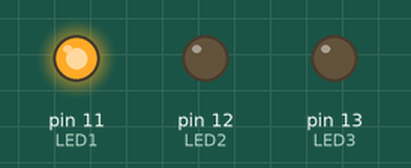
This sketch was run on a simulated Arduino Uno, built with avr-gcc and run on an emulated ATmega328P. On the bench: output pins drawn as LEDs (lit = HIGH).

Above: at 0.05 s.
At 1.45 s:
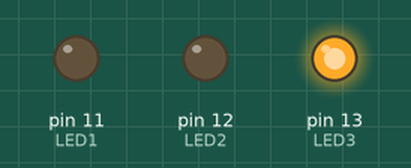
At 2.85 s:
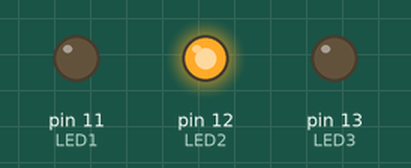
Timing chart, 0 to 3.1 s (numbered marks = the images above):
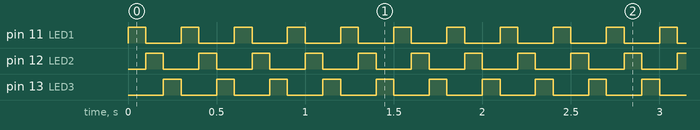

The sketch:

s1410832041_HW1.ino
```cpp
/* HW1 跑馬燈，delay 100ms */
/* 變數宣告的地方 */

/* 腳位定義的地方 */
void setup() {
  // put your setup code here, to run once:
  pinMode(11, OUTPUT); // 設定 LED1 的腳位為 11，以及模式為 OUTPUT
  pinMode(12, OUTPUT); // 設定 LED2 的腳位為 12，以及模式為 OUTPUT
  pinMode(13, OUTPUT); // 設定 LED3 的腳位為 13，以及模式為 OUTPUT
}

/* 主程式跑的地方 */
void loop() {
  // put your main code here, to run repeatedly:
  int i;
  for (i = 11; i < 14; i++) {
    digitalWrite(i, HIGH); // 讓 LED[i] 處於高電位，發亮
    delay(100); // 每秒閃爍
    digitalWrite(i, LOW); // 讓 LED[i] 處於低電位，不亮
  }
}
```

Measured:
- by itself, pin 11 (LED1), pin 12 (LED2), pin 13 (LED3): alternates HIGH for 0.10 s and LOW for 0.20 s
